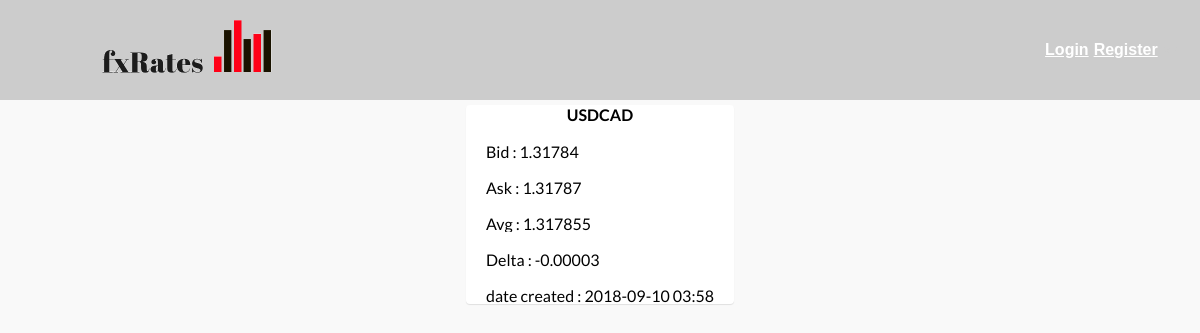
/USDCAD (signed in), run on the app's committed database.
### tables this page shows
CREATE TABLE Rates (
  id integer primary key,
  symbol varchar(32),
  bid float,
  ask float,
  average float,
  delta varchar(32),
  date_created varchar(16)
);

### index.py (the view)
@app.route('/<symbol>')
@authentication_required
def get_symbol(symbol):
    symbol_preferences = ['EURCAD', 'EURUSD', 'EURAUD', 'EURCHF', 'AUDCAD', 'UADUSD', 'AUDCHF', 'USDCHF', 'USDCAD', 'CADCHF']
    if symbol in symbol_preferences:
        rates = db().get_rates_like(symbol)
        return render_template('my_rate_by_symbol.html', rates=rates)
    return render_template('404.html', error=ERR_404), 404

### database.py (called while the page is built)
    def get_connection(self):
        if self.connection is None:
            def dict_factory(cursor, row):
                d = {}
                for idx, col in enumerate(cursor.description):
                    d[col[0]] = row[idx]
                return d
            my_path = os.path.abspath(os.path.dirname(__file__))
            path = os.path.join(my_path, 'db/db.db')
            self.connection = sqlite3.connect(path)
            self.connection.row_factory = dict_factory
        return self.connection

    def disconnect(self):
        if self.connection is not None:
            self.connection.close()

    def get_rates_like(self, symbol):
        cursor = self.get_connection().cursor()
        cursor.execute("SELECT * FROM Rates WHERE symbol LIKE ?", [symbol])
        rates = cursor.fetchall()
        if not rates:
            return None
        else:
            return rates

### index.py (called while the page is built)
def db():
    db = getattr(g, '_database', None)
    if db is None:
        g._database = Database()
    return g._database

@app.teardown_appcontext
def close_connection(exception):
    db = getattr(g, '_database', None)
    if db is not None:
        db.disconnect()

def authentication_required(f):
    @wraps(f)
    def decorated(*args, **kwargs):
        if not is_authenticated(session):
            return send_unauthorized()
        return f(*args, **kwargs)
    return decorated

def is_authenticated(session):
    resp = 'id' in session
    return resp

### templates/my_rate_by_symbol.html (shortened to what this page needs)
{% extends "layout_main.html" %}  {% block content %}  {% if not rates %}
<p>empty db.</p>
{% else %}
<div class="card-slider-container">
    {% for rate in rates %}
    <div class="empty-card-spacer">
        <div class="card-container-spacer">
            <div class="card-container-wrapper">
                <div class="card-container">
                    <h4 class="card-title" id="rate_name_{{ loop.index }}">{{ rate.symbol }} </h4>
                    <span class="card-info" id="rate_bid_{{ loop.index }}">Bid : {{ rate['bid'] }} </span>
                    <span class="card-info" id="rate_age_{{ loop.index }}">Ask : {{ rate['ask'] }}</span>
                    <span class="card-info" id="rate_average_{{ loop.index }}">Avg : {{ rate['average'] }}</span>
                    <span class="card-info" id="rate_delta_{{ loop.index }}">Delta : {{ rate['delta'] }}</span>
                    <span class="card-info" id="rate_date_{{ loop.index }}">date created : {{ rate['date_created'] }}</span>
                </div>
            </div>
        </div>
    </div>
    {% endfor %}
</div>
{% endif %} {% endblock %}

### static/css/my_style.css (style rules this page uses)
html, body, div, span, applet, object, iframe, h1, h2, h3, h4, h5, h6, p, blockquote, pre, a, abbr, acronym, address, big, cite, code, del, dfn, em, img, ins, kbd, q, s, samp,.logo-wrapper small, strike, strong, sub, sup, tt, var, b, u, i, center, dl, dt, dd, ol, ul, li, fieldset, form, label, legend, table, caption, tbody, tfoot, thead, tr, th, td, article, aside, canvas, details, embed, figure, figcaption, footer, header, hgroup, menu, nav, output, ruby, section, summary, time, mark, audio, video { margin: 0; padding: 0; border: 0; font-size: 100%; vertical-align: baseline; }
body { background: #f9f9f9f9; color: #000000; font-family: "Lato", sans-serif; }
.empty-card-spacer { padding: 5px; }
.card-slider-container { display: flex; justify-content: space-around; flex-wrap: wrap; overflow-x: auto; overflow-y: hidden; padding-bottom: 20px; margin-left: 200px; margin-right: 200px; margin-bottom: -20px; white-space: nowrap; }
.card-container { border-radius: 4px; background-color: #ffffff; box-shadow: 0 1px 1px 0 rgba(0, 0, 0, 0.1); text-decoration: none; transition: all ease-in 100ms; color: #CCCCCC; font-weight: bold; display: block; flex: 1; height: 100%; position: relative; width: 100%; cursor: pointer; }
.card-container-spacer { box-sizing: border-box; display: flex; flex-basis: 0; flex-grow: 1; flex-direction: row; min-width: 100%; padding-left: 10px; padding-right: 10px; vertical-align: top; white-space: normal; }
.card-container-wrapper { box-sizing: border-box; height: 100%; padding-bottom: 5px; }
.card-title { font-weight: bold; color: black; text-align: center; }
.card-info { font-size: 16px; font-weight: normal; line-height: 16px; color: #000000; display: block; margin: 20px; overflow: hidden; text-overflow: ellipsis; white-space: nowrap; }

### data on the page
Rates: symbol "USDCAD", bid "1.31784", ask "1.31787", average "1.317855", delta "-0.00003", date_created "2018-09-10 03:58"
